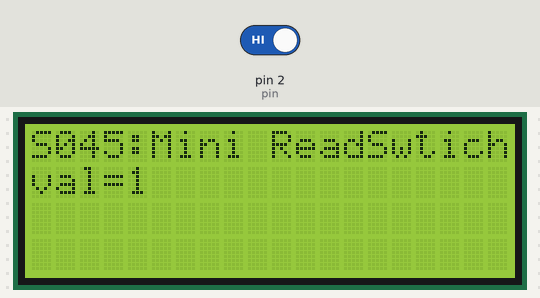
A sketch run on a simulated Arduino Uno, built with avr-gcc and run on an emulated ATmega328P. Shown: 20×4 character LCD. The test bench sets the inputs (shaded band); at power-on: pin 2 (pin) HIGH.

Above: at 2.2 s.
2.3 s: pin 2 (pin) driven LOW
At 3.5 s:
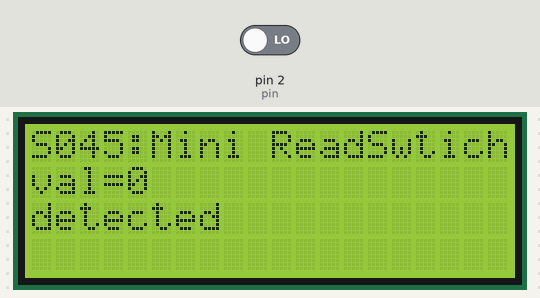
3.8 s: pin 2 (pin) driven HIGH
At 4.6 s:
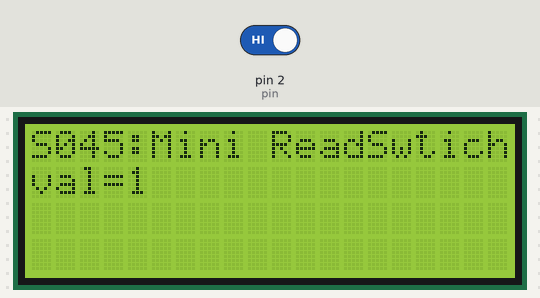
Timing chart, 0 to 6.8 s (numbered marks = the images above; inputs shaded):
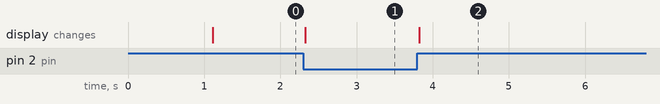

The sketch:

basic_test.ino
```cpp
/* Mini Reed Switch Module (KY-021) [S045] : http://rdiot.tistory.com/98 [RDIoT Demo] */

#include <Wire.h>
#include <LiquidCrystal_I2C.h>

LiquidCrystal_I2C lcd(0x27,20,4);  // LCD2004
int pin = 2;

void setup()
{
  lcd.init();  // initialize the lcd
  lcd.backlight();
  lcd.print("start LCD2004");

  pinMode(pin,INPUT);
  delay(1000);

  lcd.clear();
}

void loop()
{

  lcd.setCursor(0,0);
  lcd.print("S045:Mini ReadSwtich");

  int val = digitalRead(pin);

  lcd.setCursor(0,1);
  lcd.print("val=" + (String)val + "  ");

  if(val==LOW)
  {
    lcd.setCursor(0,2);
    lcd.print("detected");
  }
  else
  {
    lcd.setCursor(0,2);
    lcd.print("        ");
  }
}
```

Measured:
- after the input at 2.3 s, the display: changes at once (image 1)
- after the input at 3.8 s, the display: changes at once (image 2)
